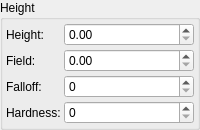
                   <widget class="GroupBox" name="SplattingHeightGroup">
                    <property name="title">
                     <string>Height</string>
                    </property>
                    <layout class="QGridLayout" name="gridLayout_59">
                     <property name="leftMargin">
                      <number>3</number>
                     </property>
                     <property name="topMargin">
                      <number>3</number>
                     </property>
                     <property name="rightMargin">
                      <number>3</number>
                     </property>
                     <property name="bottomMargin">
                      <number>3</number>
                     </property>
                     <property name="spacing">
                      <number>3</number>
                     </property>
                     <item row="1" column="1">
                      <widget class="DoubleSpinBox" name="SplattingHeightField">
                       <property name="minimum">
                        <double>0.000000000000000</double>
                       </property>
                       <property name="maximum">
                        <double>10000.000000000000000</double>
                       </property>
                       <property name="singleStep">
                        <double>1.000000000000000</double>
                       </property>
                      </widget>
                     </item>
                     <item row="2" column="1">
                      <widget class="DoubleSpinBox" name="SplattingHeightFalloff">
                       <property name="decimals">
                        <number>0</number>
                       </property>
                       <property name="minimum">
                        <double>0.000000000000000</double>
                       </property>
                       <property name="maximum">
                        <double>100.000000000000000</double>
                       </property>
                       <property name="singleStep">
                        <double>1.000000000000000</double>
                       </property>
                      </widget>
                     </item>
                     <item row="3" column="1">
                      <widget class="DoubleSpinBox" name="SplattingHeightHardness">
                       <property name="decimals">
                        <number>0</number>
                       </property>
                       <property name="minimum">
                        <double>0.000000000000000</double>
                       </property>
                       <property name="maximum">
                        <double>100.000000000000000</double>
                       </property>
                       <property name="singleStep">
                        <double>1.000000000000000</double>
                       </property>
                      </widget>
                     </item>
                     <item row="0" column="1">
                      <widget class="DoubleSpinBox" name="SplattingHeight">
                       <property name="minimum">
                        <double>0.000000000000000</double>
                       </property>
                       <property name="maximum">
                        <double>10000.000000000000000</double>
                       </property>
                       <property name="singleStep">
                        <double>1.000000000000000</double>
                       </property>
                      </widget>
                     </item>
                     <item row="0" column="0">
                      <widget class="QLabel" name="label_23">
                       <property name="sizePolicy">
                        <sizepolicy hsizetype="Fixed" vsizetype="Preferred">
                         <horstretch>0</horstretch>
                         <verstretch>0</verstretch>
                        </sizepolicy>
                       </property>
                       <property name="text">
                        <string>Height:</string>
                       </property>
                      </widget>
                     </item>
                     <item row="1" column="0">
                      <widget class="QLabel" name="label_24">
                       <property name="sizePolicy">
                        <sizepolicy hsizetype="Fixed" vsizetype="Preferred">
                         <horstretch>0</horstretch>
                         <verstretch>0</verstretch>
                        </sizepolicy>
                       </property>
                       <property name="text">
                        <string>Field:</string>
                       </property>
                      </widget>
                     </item>
                     <item row="2" column="0">
                      <widget class="QLabel" name="label_25">
                       <property name="sizePolicy">
                        <sizepolicy hsizetype="Fixed" vsizetype="Preferred">
                         <horstretch>0</horstretch>
                         <verstretch>0</verstretch>
                        </sizepolicy>
                       </property>
                       <property name="text">
                        <string>Falloff:</string>
                       </property>
                      </widget>
                     </item>
                     <item row="3" column="0">
                      <widget class="QLabel" name="label_26">
                       <property name="sizePolicy">
                        <sizepolicy hsizetype="Fixed" vsizetype="Preferred">
                         <horstretch>0</horstretch>
                         <verstretch>0</verstretch>
                        </sizepolicy>
                       </property>
                       <property name="text">
                        <string>Hardness:</string>
                       </property>
                      </widget>
                     </item>
                    </layout>
                   </widget>
